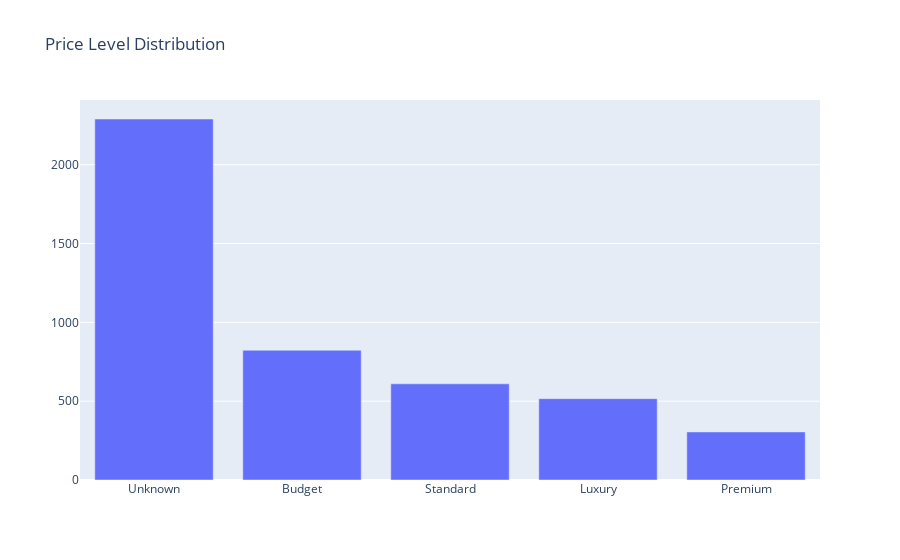

Notebook source saved alongside this figure:
### Markdown cell above
*Distribution of Price Level*

### Code cell
import plotly.graph_objects as go

# Plotting unique values of priceLevel and their corresponding value counts
price_level_counts = data['priceLevel'].value_counts()

fig = go.Figure(go.Bar(
    x=price_level_counts.index,
    y=price_level_counts.values
))

fig.update_layout(title='Price Level Distribution')
fig.show()

### Figure 1 — Plotly figure (JSON) as saved in the notebook; plotly's stock layout.template omitted (floating-point values rounded to 4 significant figures)
{"data": [{"type": "bar", "x": ["Unknown", "Budget", "Standard", "Luxury", "Premium"], "y": [2290, 823, 610, 516, 305]}], "layout": {"title": {"text": "Price Level Distribution"}}}
